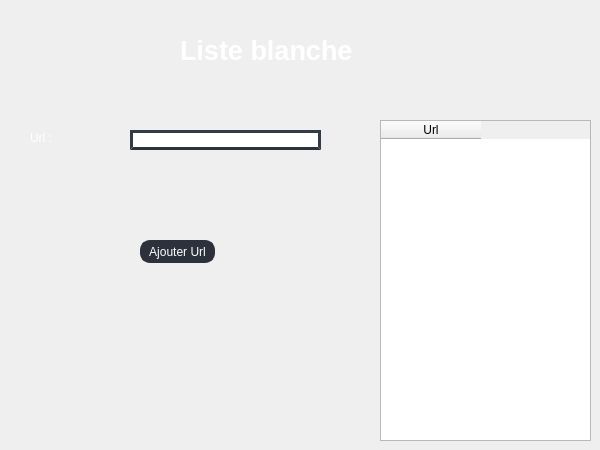
                <widget class="QWidget" name="Listeblanche">
                 <widget class="QTableWidget" name="tablelisteblanche">
                  <property name="geometry">
                   <rect>
                    <x>380</x>
                    <y>120</y>
                    <width>211</width>
                    <height>321</height>
                   </rect>
                  </property>
                  <property name="columnCount">
                   <number>1</number>
                  </property>
                  <column>
                   <property name="text">
                    <string>Url</string>
                   </property>
                  </column>
                 </widget>
                 <widget class="QLabel" name="label_6">
                  <property name="geometry">
                   <rect>
                    <x>180</x>
                    <y>20</y>
                    <width>261</width>
                    <height>61</height>
                   </rect>
                  </property>
                  <property name="font">
                   <font>
                    <pointsize>20</pointsize>
                    <weight>75</weight>
                    <bold>true</bold>
                   </font>
                  </property>
                  <property name="styleSheet">
                   <string notr="true">color: rgb(255, 255, 255);</string>
                  </property>
                  <property name="text">
                   <string>Liste blanche</string>
                  </property>
                 </widget>
                 <widget class="QLineEdit" name="definirurlblanche">
                  <property name="geometry">
                   <rect>
                    <x>130</x>
                    <y>130</y>
                    <width>191</width>
                    <height>20</height>
                   </rect>
                  </property>
                  <property name="styleSheet">
                   <string notr="true">border:3px solid  ;
color: rgb(255, 255, 255);
border-left-color: rgb(52, 59, 72);
border-right-color: rgb(52, 59, 72);
border-top-color: rgb(52, 59, 72);
border-bottom-color: rgb(44, 49, 60);</string>
                  </property>
                  <property name="placeholderText">
                   <string>Definir url</string>
                  </property>
                 </widget>
                 <widget class="QLabel" name="urlblanche">
                  <property name="geometry">
                   <rect>
                    <x>30</x>
                    <y>130</y>
                    <width>81</width>
                    <height>16</height>
                   </rect>
                  </property>
                  <property name="styleSheet">
                   <string notr="true">color: rgb(255, 255, 255);</string>
                  </property>
                  <property name="text">
                   <string>Url :</string>
                  </property>
                 </widget>
                 <widget class="QPushButton" name="urlblachebtn">
                  <property name="geometry">
                   <rect>
                    <x>140</x>
                    <y>240</y>
                    <width>75</width>
                    <height>23</height>
                   </rect>
                  </property>
                  <property name="styleSheet">
                   <string notr="true">

QPushButton {
border:3px solid  rgb(44, 49, 60);
border-radius: 10px;
color: rgb(255, 255, 255);
background-color: rgb(44, 49, 60);
}
QPushButton:hover {
	border:3px solid ;
    
	
	border-color: rgb(67, 72, 88);
	background-color: rgb(67, 72, 88);
}

</string>
                  </property>
                  <property name="text">
                   <string>Ajouter Url</string>
                  </property>
                 </widget>
                </widget>
